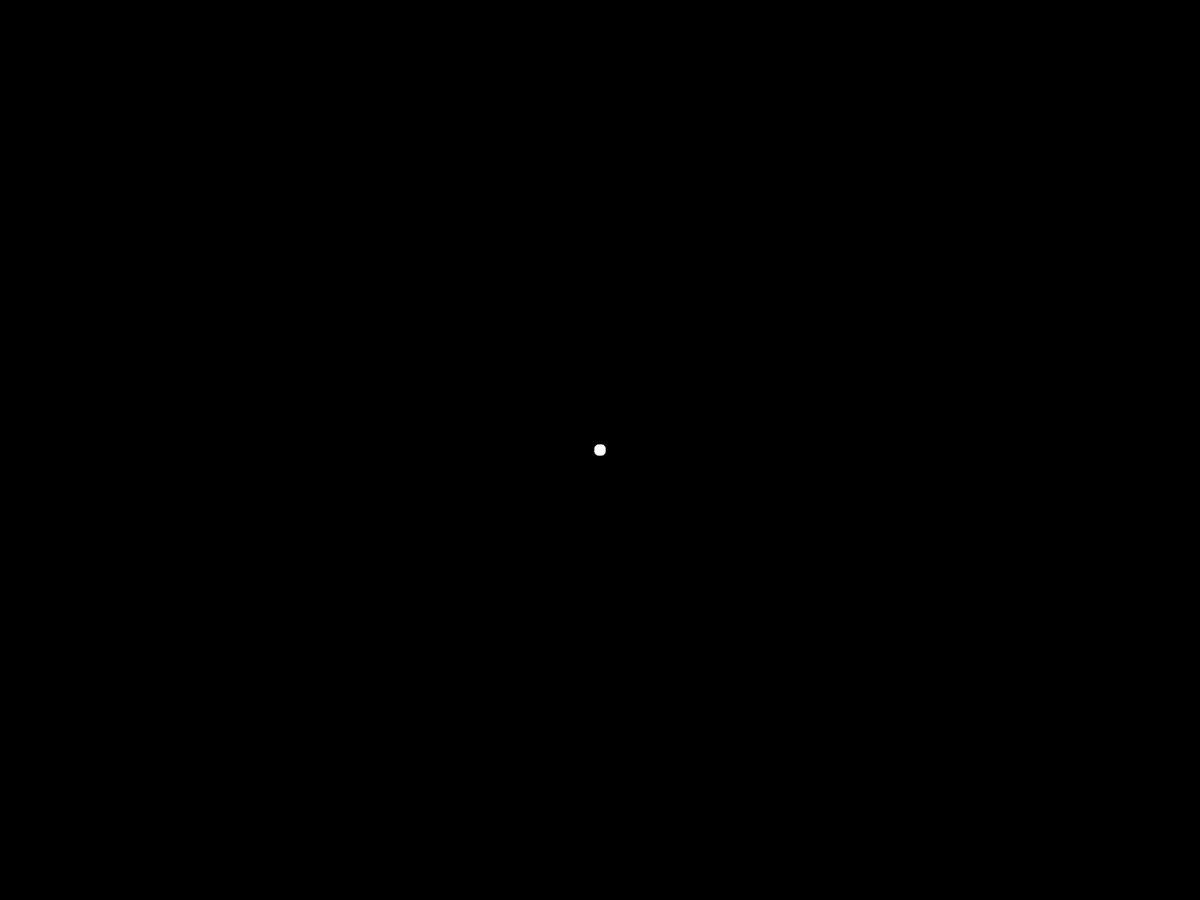
Frame 1 (no input)
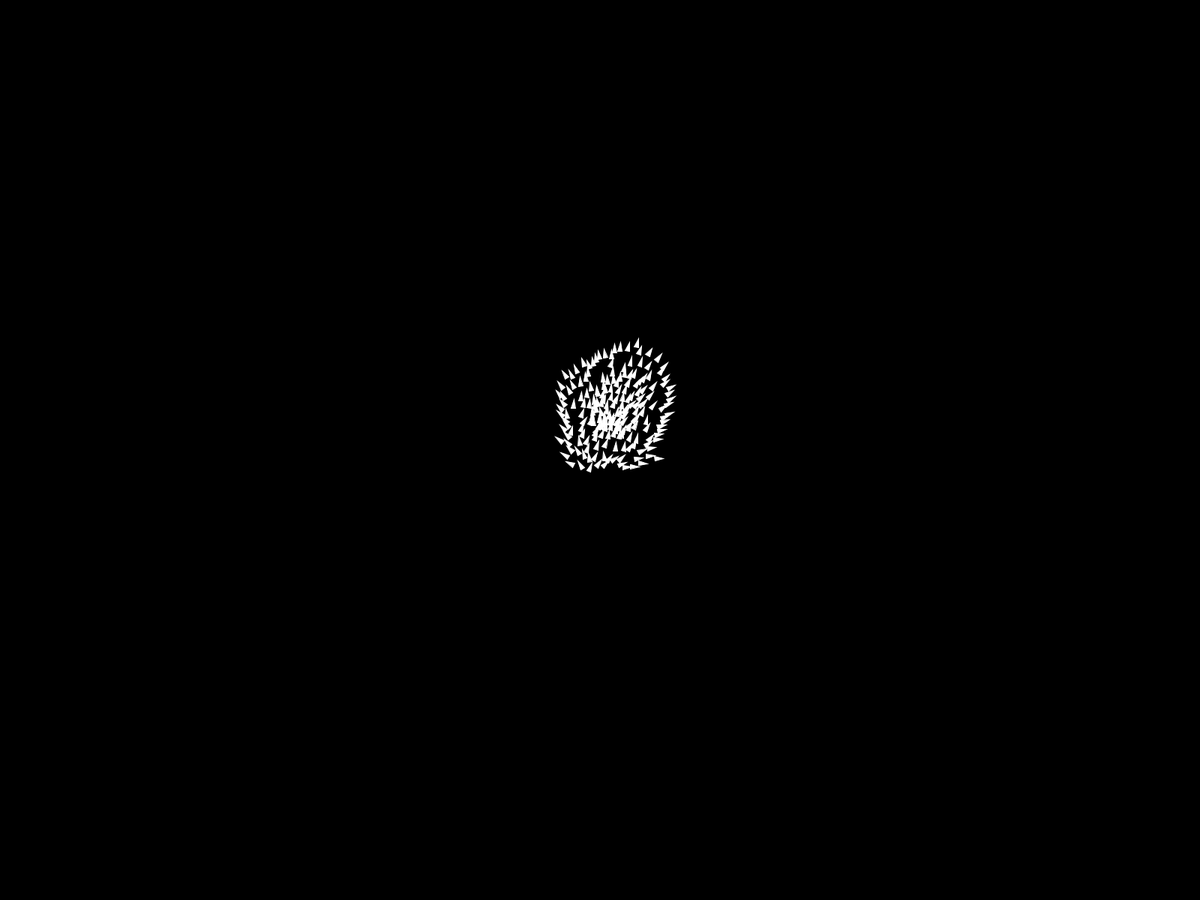
Frame 60 (the mouse pressed at the canvas centre just before this capture)
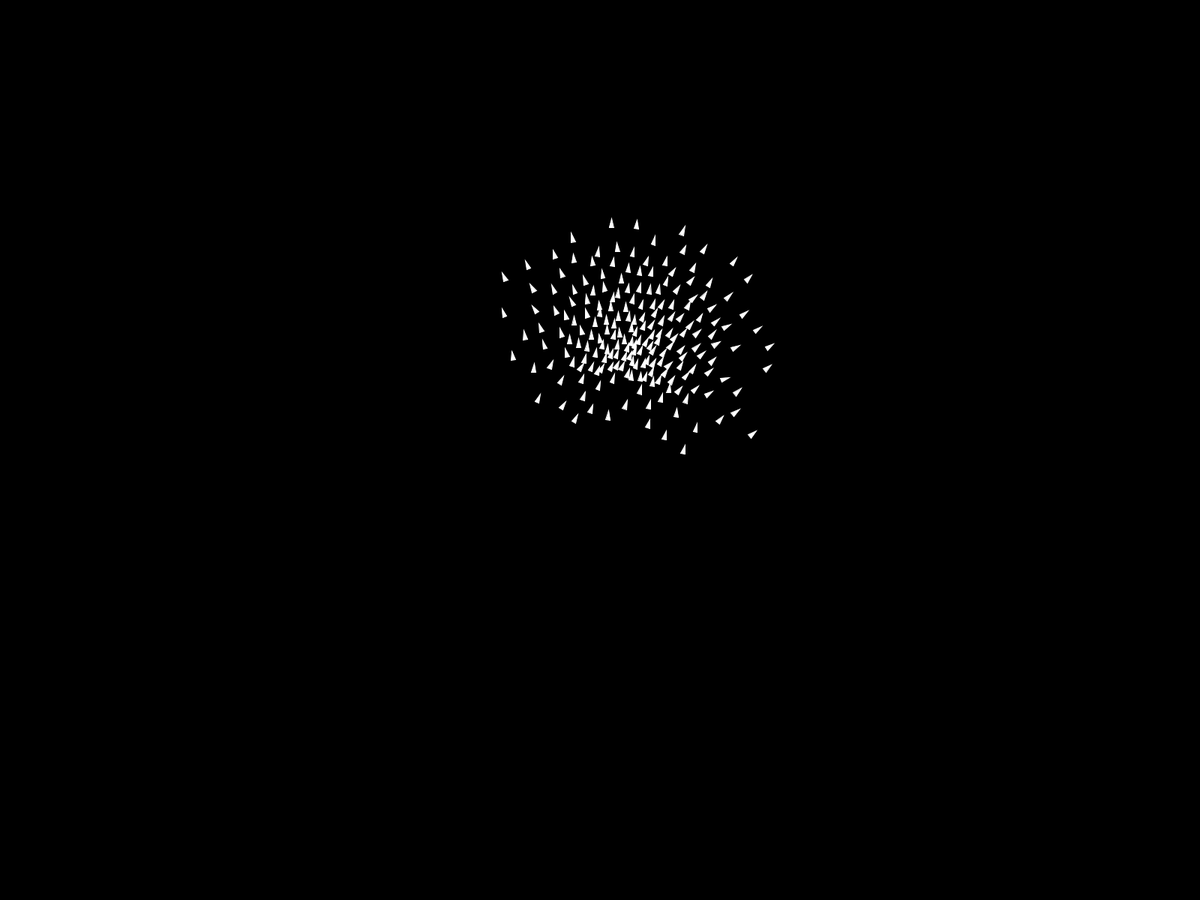
Frame 120 (the mouse held since frame 60 and released just before this capture)

The Processing sketch that drew these frames (run headless with seeded random() and noise(); from frame 60 on, the mouse is pressed at the canvas centre):

// Processing sketch: sketch_5_1
// ── sketch_5_1.pde
/* Based on an example by The Nature of Code
 * An algorithm for flocking behaviour.
 * Writen by Daniel Shiffman
 * Build upon by Jesse Visser & Jonathan Matarazzi
 */
 
Flock flock;
 
void setup() {
  fullScreen();
  flock = new Flock();
  for(int i = 0; i < 200; i++) {
    Vehicle vehicle = new Vehicle(width/2, height/2);
    flock.addVehicle(vehicle);
  }
}

void draw() {
  background(0);
  flock.move();
}

// ── Flock.pde
class Flock {
  ArrayList<Vehicle> vehicles;
  
  Flock() {
    vehicles = new ArrayList<Vehicle>();
  }
  
  void move() {
    for(Vehicle vehicle : vehicles) {
      vehicle.move(vehicles);
    }
  }
  
  void addVehicle(Vehicle vehicle) {
    vehicles.add(vehicle);
  }
}

// ── Obstacle.pde
class Obstacle {
  PVector pos;
  float size;
  color obstacleColor;
  
  Obstacle(float _x, float _y, float _size) {
    pos = new PVector(_x, _y);
    size = _size;
    obstacleColor = color(255, 50, 50);
  }
  
  void display() {
    fill(obstacleColor, 100);
    stroke(obstacleColor, 255);
    ellipse(pos.x, pos.y, size, size);
    ellipse(pos.x, pos.y, size/2, size/2);
  }
}

// ── Vehicle.pde
class Vehicle {
  PVector pos, vel, acc;
  float r, maxForce, maxSpeed;

  Vehicle(float x, float y) {
    acc = new PVector(0, 0);
    vel = new PVector(random(-1, 1), random(-1, 1));
    pos = new PVector(x, y);
    r = 3.0;
    maxSpeed = 3.0;
    maxForce = 0.05;
  }

  void display() {
    float theta = vel.heading() + radians(90);
    fill(255);
    stroke(255);
    pushMatrix();
      translate(pos.x, pos.y);
      rotate(theta);
      beginShape(TRIANGLES);
        vertex(0, -r*2);
        vertex(-r, r*2);
        vertex(r, r*2);
      endShape();
    popMatrix();
  }

  void update() {
    vel.add(acc);
    vel.limit(maxSpeed);
    pos.add(vel);
    acc.mult(0);
  }

  void applyForce(PVector force) {
    acc.add(force);
  }
  
  PVector seek(PVector target) {
    PVector desired = PVector.sub(target, pos);
    desired.normalize();
    desired.mult(maxSpeed);
    PVector steer = PVector.sub(desired, vel);
    steer.limit(maxForce);
    return steer;
  }

  PVector seperate(ArrayList<Vehicle> vehicles) {
    float desiredSeperation = 25.0f;
    PVector steer = new PVector(0, 0, 0);
    int count = 0;

    for (Vehicle other : vehicles) {
      float d = PVector.dist(pos, other.pos);
      if ((d > 0) && (d < desiredSeperation)) {
        PVector diff = PVector.sub(pos, other.pos);
        diff.normalize();
        diff.div(d);
        steer.add(diff);
        count++;
      }
    }

    if (count > 0) {
      steer.div((float)count);
    }

    if (steer.mag() > 0) {
      steer.normalize();
      steer.mult(maxSpeed);
      steer.sub(vel);
      steer.limit(maxForce);
    }

    return steer;
  }
  
  PVector align(ArrayList<Vehicle> vehicles) {
    float neighborDist = 50;
    PVector sum = new PVector(0, 0);
    int count = 0;
    for (Vehicle other : vehicles) {
      float d = PVector.dist(pos, other.pos);
      if((d > 0) && (d < neighborDist)) {
        sum.add(other.vel);
        count++;
      }
    }
    if(count > 0) {
      sum.div((float)count);
      sum.normalize();
      sum.mult(maxSpeed);
      PVector steer = PVector.sub(sum, vel);
      steer.limit(maxForce);
      return steer;
    } else {
      return new PVector(0, 0);
    }
  }
  
  PVector cohesion (ArrayList<Vehicle> vehicles) {
    float neighborDist = 50;
    PVector sum = new PVector(0, 0);
    int count = 0;
    for (Vehicle other : vehicles) {
      float d = PVector.dist(pos, other.pos);
      if((d > 0) && (d < neighborDist)) {
        sum.add(other.pos);
        count++;
      }
    }
    if(count > 0) {
      sum.div(count);
      return seek(sum);
    } else {
      return new PVector(0, 0);
    }
  }

  void flock(ArrayList<Vehicle> vehicles) {
    PVector sep = seperate(vehicles);  // Seperation
    PVector ali = align(vehicles);  // Alignment
    PVector coh = cohesion(vehicles); //Cohesion
    sep.mult(1.5);
    ali.mult(1.0);
    coh.mult(1.0);
    applyForce(sep);
    applyForce(ali);
    applyForce(coh);
  }
  
  void evadeEdge() {
    if(pos.x < width/10) {
      PVector desired = new PVector(maxSpeed, vel.y);
      PVector steer = PVector.sub(desired, vel);
      steer.limit(maxForce);
      applyForce(steer);
    }
    
    if(pos.x > width-width/10) {
      PVector desired = new PVector(-maxSpeed, vel.y);
      PVector steer = PVector.sub(desired, vel);
      steer.limit(maxForce);
      applyForce(steer);
    }
    
    if(pos.y < height/8) {
      PVector desired = new PVector(vel.x, maxSpeed);
      PVector steer = PVector.sub(desired, vel);
      steer.limit(maxForce);
      applyForce(steer);
    }
    
    if(pos.y > height-height/8) {
      PVector desired = new PVector(vel.x, -maxSpeed);
      PVector steer = PVector.sub(desired, vel);
      steer.limit(maxForce);
      applyForce(steer);
    }
  }

  void move(ArrayList<Vehicle> vehicles) {
    display();
    update();
    evadeEdge();
    flock(vehicles);
  }
}
